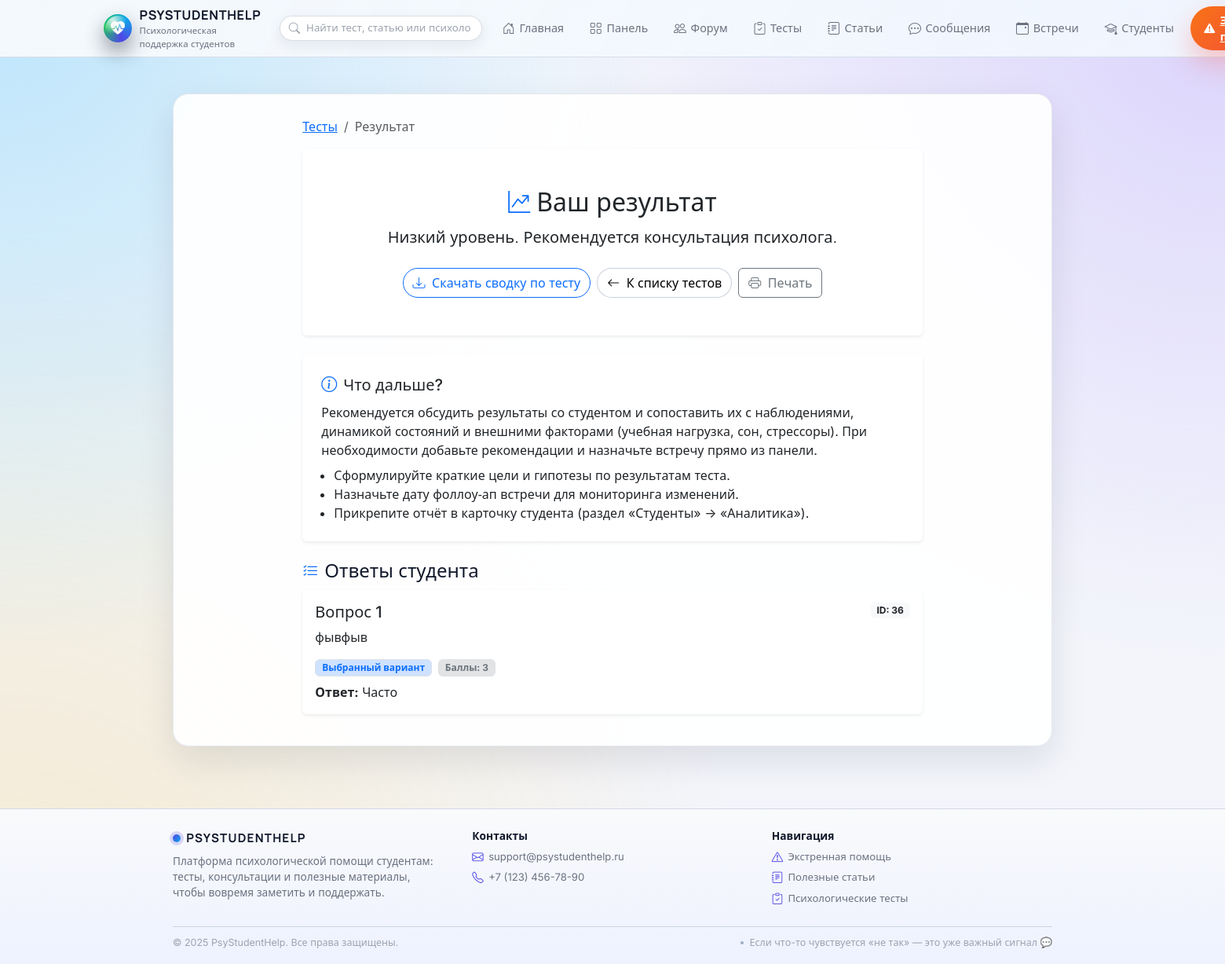
/test_result/747 (signed in), run on an earlier commit of the app's database.
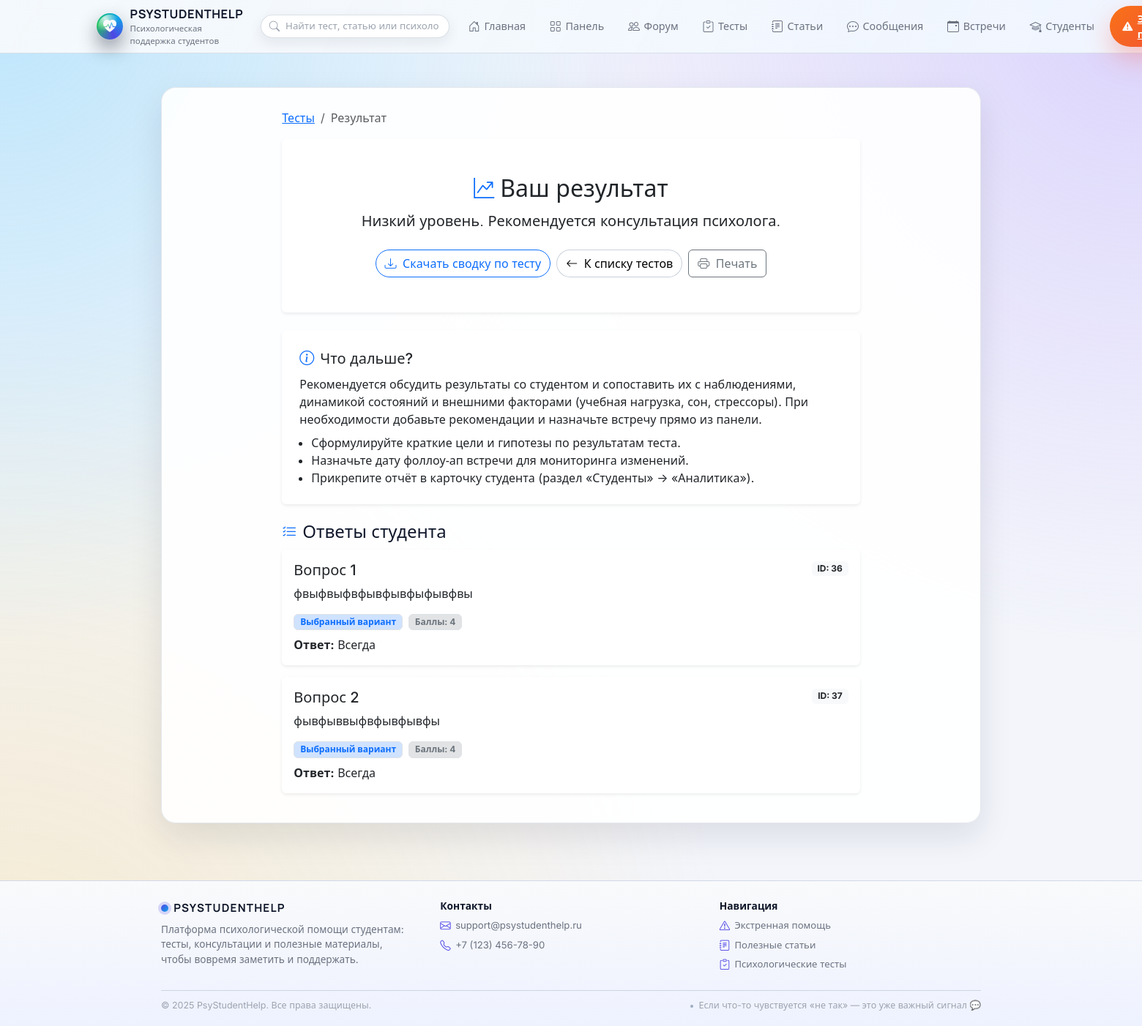
And on a later commit of the database.
### models.py (models this page shows)
class Question(db.Model):
    __tablename__ = 'question'
    id = db.Column(db.Integer, primary_key=True)
    text = db.Column(db.Text, nullable=False)   # RU
    text_kk = db.Column(db.Text)               # KZ
    test_id = db.Column(db.Integer, db.ForeignKey('test.id'), nullable=False)
    question_type = db.Column(db.String(20), nullable=False)
    options = db.relationship(
        'QuestionOption',
        backref='question',
        lazy=True,
        cascade='all, delete-orphan',
    )
    answers = db.relationship(
        'TestAnswer',
        backref='question',
        lazy=True,
        cascade='all, delete-orphan',
    )

class QuestionOption(db.Model):
    __tablename__ = 'question_option'
    id = db.Column(db.Integer, primary_key=True)
    text = db.Column(db.String(200), nullable=False)  # RU
    text_kk = db.Column(db.String(200))              # KZ
    question_id = db.Column(db.Integer, db.ForeignKey('question.id'), nullable=False)
    score = db.Column(db.Integer)

### main.py (the view)
@app.route('/test_result/<int:result_id>')
@login_required
def test_result(result_id):
    result = TestResult.query.get_or_404(result_id)
    if is_student() and result.user_id != current_user.id:
        flash('У вас нет прав для просмотра этого результата', 'danger')
        return redirect(url_for('tests'))
    if is_psychologist() and result.test.user_id != current_user.id:
        flash('У вас нет прав для просмотра этого результата', 'danger')
        return redirect(url_for('tests'))
    return render_template('test_result.html', result=result)

### admin.py (called while the page is built)
@admin_bp.before_app_request
def _bootstrap_superadmin_once():
    flag = "SUPERADMIN_BOOTSTRAPPED"
    if not current_app.config.get(flag):
        try:
            ensure_initial_superadmin()
        finally:
            current_app.config[flag] = True

### main.py (called while the page is built)
@login_manager.user_loader
def load_user(user_id: str):
    try:
        return User.query.get(int(user_id))
    except (TypeError, ValueError):
        return None

def is_psychologist() -> bool:
    return current_user.is_authenticated and current_user.role == 'psychologist'

def is_student() -> bool:
    return current_user.is_authenticated and current_user.role == 'student'

def get_current_user():
    return current_user if current_user.is_authenticated else None

### templates/test_result.html (shortened to what the changed rows need)
{% extends "base.html" %}
{% block content %}
<div class="row justify-content-center">
  <div class="col-lg-10 col-xl-9">
    <div class="card border-0 shadow-sm mb-4">
      <div class="card-body p-4 p-lg-5 text-center">
        <div class="d-flex align-items-center justify-content-center gap-2 mb-2">
          <h2 class="mb-0">Ваш результат</h2>
        </div>
      </div>
    </div>
    {% if is_psychologist() %}
      {% for answer in result.answers %}
        <div class="card mb-3 border-0 shadow-sm">
          <div class="card-body">
            <div class="d-flex justify-content-between align-items-start mb-2">
              <h5 class="card-title mb-0">Вопрос {{ loop.index }}</h5>
              <span class="badge bg-light text-dark">ID: {{ answer.question_id }}</span>
            </div>
            <p class="card-text">{{ answer.question.text }}</p>
            {% if answer.option %}
              <div class="d-flex align-items-center gap-2 flex-wrap">
                <span class="badge bg-primary-subtle text-primary border">Выбранный вариант</span>
                <span class="badge bg-secondary-subtle text-secondary border">Баллы: {{ answer.option.score or 0 }}</span>
              </div>
              <p class="mt-2 mb-0"><strong>Ответ:</strong> {{ answer.option.text }}</p>
            {% elif answer.answer_text %}
              <p class="mb-0"><strong>Ответ (текст):</strong> {{ answer.answer_text }}</p>
            {% else %}
              <p class="text-muted mb-0">Ответ не указан.</p>
            {% endif %}
          </div>
        </div>
      {% endfor %}
    {% else %}
      <div class="alert alert-info mt-3">
        Ответы на вопросы сохраняются в системе и доступны вашему психологу для анализа. При необходимости он свяжется с вами для обратной связи.
      </div>
    {% endif %}
  </div>
</div>
{% endblock %}

What changed in the data, as far as the page shows it:
no longer on this page (row unchanged): QuestionOption: option "3", option.text "Часто"
now on this page (row unchanged): QuestionOption: option "4", option.text "Всегда"
added Question: question.text "фывфыввыфвфывфывфы"
added QuestionOption: option "4", option.text "Всегда"
Also different on the page:
new list line: "Вопрос 1 ID: 36 Выбранный вариант Баллы: Ответ:"
new list line: "фвыфвыфвфывфывфыфывфвы"
new list line: "Вопрос 2 ID: 37 Выбранный вариант Баллы: Ответ:"
list line gone: "Вопрос 1 ID: 36 Выбранный вариант Баллы: Ответ:"
list line gone: "фывфыв"
